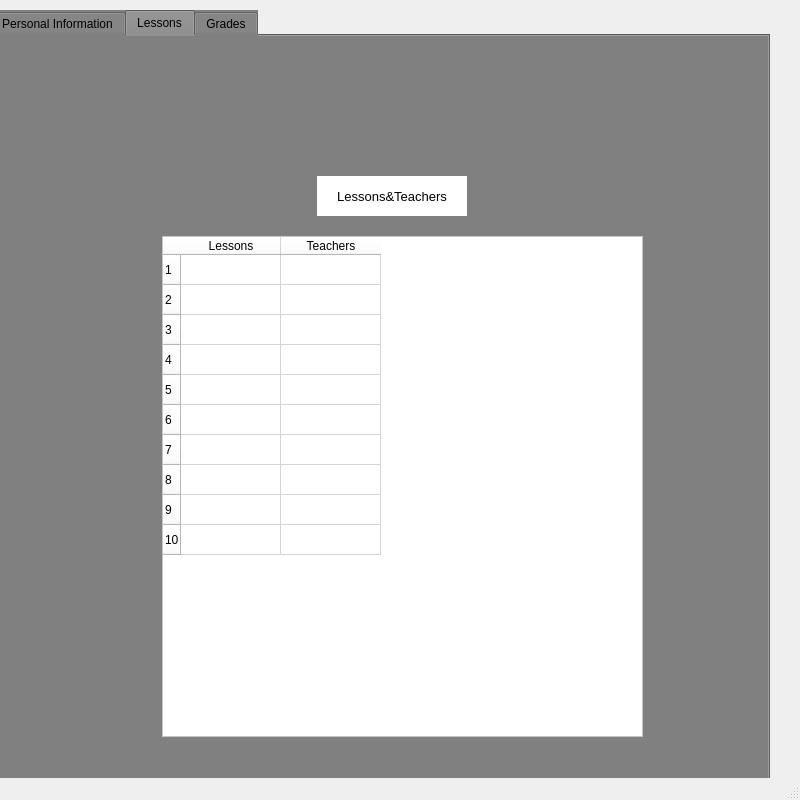
<?xml version="1.0" encoding="UTF-8"?>
<ui version="4.0">
 <class>MainWindow</class>
 <widget class="QMainWindow" name="MainWindow">
  <property name="geometry">
   <rect>
    <x>0</x>
    <y>0</y>
    <width>800</width>
    <height>800</height>
   </rect>
  </property>
  <property name="minimumSize">
   <size>
    <width>800</width>
    <height>800</height>
   </size>
  </property>
  <property name="maximumSize">
   <size>
    <width>800</width>
    <height>800</height>
   </size>
  </property>
  <property name="windowTitle">
   <string>MainWindow</string>
  </property>
  <widget class="QWidget" name="centralwidget">
   <widget class="QTabWidget" name="student_tabWidget">
    <property name="geometry">
     <rect>
      <x>-10</x>
      <y>10</y>
      <width>780</width>
      <height>780</height>
     </rect>
    </property>
    <property name="minimumSize">
     <size>
      <width>780</width>
      <height>780</height>
     </size>
    </property>
    <property name="maximumSize">
     <size>
      <width>780</width>
      <height>780</height>
     </size>
    </property>
    <property name="styleSheet">
     <string notr="true">background-color: #808080</string>
    </property>
    <property name="currentIndex">
     <number>1</number>
    </property>
    <widget class="QWidget" name="tab">
     <attribute name="title">
      <string>Personal Information</string>
     </attribute>
     <widget class="QLabel" name="studentPassword">
      <property name="geometry">
       <rect>
        <x>40</x>
        <y>140</y>
        <width>100</width>
        <height>20</height>
       </rect>
      </property>
      <property name="styleSheet">
       <string notr="true">background-color: #ffffff</string>
      </property>
      <property name="text">
       <string>Password:</string>
      </property>
     </widget>
     <widget class="QLabel" name="studentNumber">
      <property name="geometry">
       <rect>
        <x>40</x>
        <y>180</y>
        <width>100</width>
        <height>20</height>
       </rect>
      </property>
      <property name="styleSheet">
       <string notr="true">background-color: #ffffff</string>
      </property>
      <property name="text">
       <string>Student Number:</string>
      </property>
     </widget>
     <widget class="QLabel" name="studentFirstName">
      <property name="geometry">
       <rect>
        <x>40</x>
        <y>60</y>
        <width>100</width>
        <height>20</height>
       </rect>
      </property>
      <property name="styleSheet">
       <string notr="true">background-color: #ffffff</string>
      </property>
      <property name="text">
       <string>First Name:</string>
      </property>
     </widget>
     <widget class="QLineEdit" name="First_name_lineEdit">
      <property name="geometry">
       <rect>
        <x>150</x>
        <y>60</y>
        <width>551</width>
        <height>22</height>
       </rect>
      </property>
      <property name="styleSheet">
       <string notr="true">background-color:#ffffff
</string>
      </property>
      <property name="text">
       <string/>
      </property>
     </widget>
     <widget class="QLabel" name="studentLastName">
      <property name="geometry">
       <rect>
        <x>40</x>
        <y>100</y>
        <width>100</width>
        <height>20</height>
       </rect>
      </property>
      <property name="styleSheet">
       <string notr="true">background-color: #ffffff</string>
      </property>
      <property name="text">
       <string>Last Name:</string>
      </property>
     </widget>
     <widget class="QLineEdit" name="LastName_lineEdit">
      <property name="geometry">
       <rect>
        <x>150</x>
        <y>100</y>
        <width>551</width>
        <height>22</height>
       </rect>
      </property>
      <property name="styleSheet">
       <string notr="true">background-color:#ffffff</string>
      </property>
      <property name="text">
       <string/>
      </property>
     </widget>
     <widget class="QLineEdit" name="lineEdit_Stu_number">
      <property name="geometry">
       <rect>
        <x>150</x>
        <y>180</y>
        <width>551</width>
        <height>22</height>
       </rect>
      </property>
      <property name="styleSheet">
       <string notr="true">background-color: #ffffff</string>
      </property>
      <property name="text">
       <string/>
      </property>
     </widget>
     <widget class="QLineEdit" name="lineEdit_Password_stu">
      <property name="geometry">
       <rect>
        <x>150</x>
        <y>140</y>
        <width>551</width>
        <height>22</height>
       </rect>
      </property>
      <property name="styleSheet">
       <string notr="true">background-color: #ffffff</string>
      </property>
      <property name="text">
       <string/>
      </property>
     </widget>
     <widget class="QLabel" name="label_explanation_password">
      <property name="geometry">
       <rect>
        <x>200</x>
        <y>410</y>
        <width>400</width>
        <height>20</height>
       </rect>
      </property>
      <property name="styleSheet">
       <string notr="true">background-color: #ffffff</string>
      </property>
      <property name="text">
       <string>If you want to change your password, you can follow the steps</string>
      </property>
     </widget>
     <widget class="QLabel" name="label_new_pass">
      <property name="geometry">
       <rect>
        <x>40</x>
        <y>510</y>
        <width>100</width>
        <height>20</height>
       </rect>
      </property>
      <property name="styleSheet">
       <string notr="true">background-color: #ffffff</string>
      </property>
      <property name="text">
       <string>New Password:</string>
      </property>
     </widget>
     <widget class="QLineEdit" name="lineEdit_new_pass">
      <property name="geometry">
       <rect>
        <x>150</x>
        <y>510</y>
        <width>551</width>
        <height>22</height>
       </rect>
      </property>
      <property name="styleSheet">
       <string notr="true">background-color:#ffffff</string>
      </property>
      <property name="text">
       <string/>
      </property>
     </widget>
     <widget class="QLineEdit" name="lineEdit_current_pass">
      <property name="geometry">
       <rect>
        <x>150</x>
        <y>470</y>
        <width>551</width>
        <height>22</height>
       </rect>
      </property>
      <property name="styleSheet">
       <string notr="true">background-color:#ffffff
</string>
      </property>
      <property name="text">
       <string/>
      </property>
     </widget>
     <widget class="QLabel" name="label_current_pass">
      <property name="geometry">
       <rect>
        <x>40</x>
        <y>470</y>
        <width>100</width>
        <height>20</height>
       </rect>
      </property>
      <property name="styleSheet">
       <string notr="true">background-color: #ffffff</string>
      </property>
      <property name="text">
       <string>Current Pasword:</string>
      </property>
     </widget>
     <widget class="QPushButton" name="pushButton_update_pass">
      <property name="geometry">
       <rect>
        <x>290</x>
        <y>580</y>
        <width>181</width>
        <height>28</height>
       </rect>
      </property>
      <property name="font">
       <font>
        <pointsize>10</pointsize>
       </font>
      </property>
      <property name="styleSheet">
       <string notr="true">background-color: #ffffff</string>
      </property>
      <property name="text">
       <string>Update</string>
      </property>
     </widget>
    </widget>
    <widget class="QWidget" name="tab_2">
     <attribute name="title">
      <string>Lessons</string>
     </attribute>
     <widget class="QLabel" name="label_6">
      <property name="geometry">
       <rect>
        <x>325</x>
        <y>140</y>
        <width>150</width>
        <height>40</height>
       </rect>
      </property>
      <property name="font">
       <font>
        <pointsize>10</pointsize>
       </font>
      </property>
      <property name="styleSheet">
       <string notr="true">background-color: #ffffff</string>
      </property>
      <property name="text">
       <string>Lessons&amp;Teachers</string>
      </property>
      <property name="alignment">
       <set>Qt::AlignCenter</set>
      </property>
     </widget>
     <widget class="QTableWidget" name="tableWidget_lesson_teacher">
      <property name="geometry">
       <rect>
        <x>170</x>
        <y>200</y>
        <width>481</width>
        <height>501</height>
       </rect>
      </property>
      <property name="styleSheet">
       <string notr="true">background-color:#ffffff</string>
      </property>
      <row>
       <property name="text">
        <string>1</string>
       </property>
      </row>
      <row>
       <property name="text">
        <string>2</string>
       </property>
      </row>
      <row>
       <property name="text">
        <string>3</string>
       </property>
      </row>
      <row>
       <property name="text">
        <string>4</string>
       </property>
      </row>
      <row>
       <property name="text">
        <string>5</string>
       </property>
      </row>
      <row>
       <property name="text">
        <string>6</string>
       </property>
      </row>
      <row>
       <property name="text">
        <string>7</string>
       </property>
      </row>
      <row>
       <property name="text">
        <string>8</string>
       </property>
      </row>
      <row>
       <property name="text">
        <string>9</string>
       </property>
      </row>
      <row>
       <property name="text">
        <string>10</string>
       </property>
      </row>
      <column>
       <property name="text">
        <string>Lessons</string>
       </property>
      </column>
      <column>
       <property name="text">
        <string>Teachers</string>
       </property>
      </column>
     </widget>
    </widget>
    <widget class="QWidget" name="tab_4">
     <attribute name="title">
      <string>Grades</string>
     </attribute>
     <widget class="QPushButton" name="pushButton_3">
      <property name="geometry">
       <rect>
        <x>890</x>
        <y>310</y>
        <width>93</width>
        <height>28</height>
       </rect>
      </property>
      <property name="font">
       <font>
        <pointsize>10</pointsize>
       </font>
      </property>
      <property name="text">
       <string>Remove</string>
      </property>
     </widget>
     <widget class="QLabel" name="label_7">
      <property name="geometry">
       <rect>
        <x>325</x>
        <y>140</y>
        <width>150</width>
        <height>40</height>
       </rect>
      </property>
      <property name="font">
       <font>
        <pointsize>10</pointsize>
       </font>
      </property>
      <property name="styleSheet">
       <string notr="true">background-color: #ffffff</string>
      </property>
      <property name="text">
       <string>Lessons&amp;Grades</string>
      </property>
      <property name="alignment">
       <set>Qt::AlignCenter</set>
      </property>
     </widget>
     <widget class="QTableWidget" name="tableWidget_lesson_grade">
      <property name="geometry">
       <rect>
        <x>170</x>
        <y>200</y>
        <width>481</width>
        <height>501</height>
       </rect>
      </property>
      <property name="styleSheet">
       <string notr="true">background-color:#ffffff</string>
      </property>
      <row>
       <property name="text">
        <string>1</string>
       </property>
      </row>
      <row>
       <property name="text">
        <string>2</string>
       </property>
      </row>
      <row>
       <property name="text">
        <string>3</string>
       </property>
      </row>
      <row>
       <property name="text">
        <string>4</string>
       </property>
      </row>
      <row>
       <property name="text">
        <string>5</string>
       </property>
      </row>
      <row>
       <property name="text">
        <string>6</string>
       </property>
      </row>
      <row>
       <property name="text">
        <string>7</string>
       </property>
      </row>
      <row>
       <property name="text">
        <string>8</string>
       </property>
      </row>
      <row>
       <property name="text">
        <string>9</string>
       </property>
      </row>
      <row>
       <property name="text">
        <string>10</string>
       </property>
      </row>
      <column>
       <property name="text">
        <string>Lessons</string>
       </property>
      </column>
      <column>
       <property name="text">
        <string>Grades</string>
       </property>
      </column>
     </widget>
    </widget>
   </widget>
  </widget>
  <widget class="QStatusBar" name="statusbar"/>
 </widget>
 <resources/>
 <connections/>
</ui>
